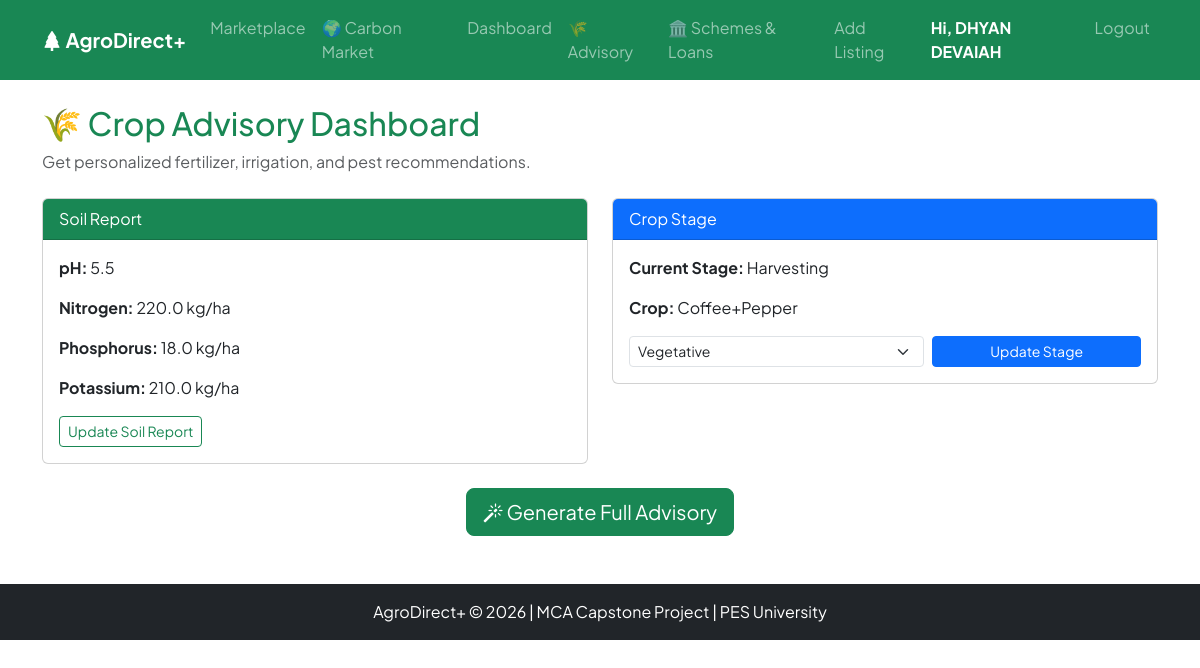
The page /advisory (signed in) on the database its author committed.
### models.py (models this page shows)
class User(UserMixin, db.Model):
    __tablename__ = 'users'
    id = db.Column(db.Integer, primary_key=True)
    email = db.Column(db.String(120), unique=True, nullable=False)
    password = db.Column(db.String(200), nullable=False)
    role = db.Column(db.String(20), nullable=False)  # 'farmer', 'buyer', 'admin'
    name = db.Column(db.String(100), nullable=False)
    phone = db.Column(db.String(15))
    state = db.Column(db.String(50))
    district = db.Column(db.String(50))
    language = db.Column(db.String(20), default='English')
    created_at = db.Column(db.DateTime, default=datetime.utcnow)
    land_size_acres = db.Column(db.Float)
    crop_type = db.Column(db.String(50))
    years_experience = db.Column(db.Integer)
    tree_count = db.Column(db.Integer)
    shade_percentage = db.Column(db.Float)
    company_name = db.Column(db.String(150))
    gst_number = db.Column(db.String(20))
    buyer_type = db.Column(db.String(50))
    is_verified = db.Column(db.Boolean, default=False)

class SoilReport(db.Model):
    __tablename__ = 'soil_reports'
    id = db.Column(db.Integer, primary_key=True)
    farmer_id = db.Column(db.Integer, db.ForeignKey('users.id'), nullable=False)
    soil_ph = db.Column(db.Float)
    organic_carbon_pct = db.Column(db.Float)
    nitrogen_kg_ha = db.Column(db.Float)
    phosphorus_kg_ha = db.Column(db.Float)
    potassium_kg_ha = db.Column(db.Float)
    zinc_ppm = db.Column(db.Float)
    boron_ppm = db.Column(db.Float)
    test_date = db.Column(db.Date)
    created_at = db.Column(db.DateTime, default=datetime.utcnow)
    farmer = db.relationship('User', backref='soil_reports')

class CropStage(db.Model):
    __tablename__ = 'crop_stages'
    id = db.Column(db.Integer, primary_key=True)
    farmer_id = db.Column(db.Integer, db.ForeignKey('users.id'), nullable=False)
    crop_type = db.Column(db.String(50))
    current_stage = db.Column(db.String(50))  # flowering, fruiting, harvesting, vegetative
    stage_start_date = db.Column(db.Date)
    notes = db.Column(db.Text)
    created_at = db.Column(db.DateTime, default=datetime.utcnow)
    farmer = db.relationship('User', backref='crop_stages')

### app.py (the view)
@app.route('/advisory', methods=['GET', 'POST'])
@login_required
def advisory_dashboard():
    if current_user.role != 'farmer':
        return redirect(url_for('index'))
    soil = SoilReport.query.filter_by(farmer_id=current_user.id)\
                           .order_by(SoilReport.created_at.desc()).first()
    stage = CropStage.query.filter_by(farmer_id=current_user.id)\
                           .order_by(CropStage.created_at.desc()).first()
    return render_template('advisory_dashboard.html', soil=soil, stage=stage)

### app.py (called while the page is built)
@login_manager.user_loader
def load_user(user_id):
    return User.query.get(int(user_id))

### templates/advisory_dashboard.html (shortened to what this page needs)
{% extends "base.html" %}
{% block content %}
<h2 class="text-success">🌾 Crop Advisory Dashboard</h2>
<p class="text-muted">Get personalized fertilizer, irrigation, and pest recommendations.</p>
<div class="row mt-4">
    <div class="col-md-6">
        <div class="card">
            <div class="card-header bg-success text-white">Soil Report</div>
            <div class="card-body">
                {% if soil %}
                    <p><strong>pH:</strong> {{ soil.soil_ph }}</p>
                    <p><strong>Nitrogen:</strong> {{ soil.nitrogen_kg_ha }} kg/ha</p>
                    <p><strong>Phosphorus:</strong> {{ soil.phosphorus_kg_ha }} kg/ha</p>
                    <p><strong>Potassium:</strong> {{ soil.potassium_kg_ha }} kg/ha</p>
                    <a href="{{ url_for('soil_input') }}" class="btn btn-sm btn-outline-success">Update Soil Report</a>
                {% else %}
                    <p class="text-muted">No soil report found.</p>
                    <a href="{{ url_for('soil_input') }}" class="btn btn-success">Add Soil Report</a>
                {% endif %}
            </div>
        </div>
    </div>
    <div class="col-md-6">
        <div class="card">
            <div class="card-header bg-primary text-white">Crop Stage</div>
            <div class="card-body">
                {% if stage %}
                    <p><strong>Current Stage:</strong> {{ stage.current_stage|capitalize }}</p>
                    <p><strong>Crop:</strong> {{ stage.crop_type }}</p>
                {% else %}
                    <p class="text-muted">Crop stage not set.</p>
                {% endif %}
                <form method="POST" action="{{ url_for('set_crop_stage') }}" class="mt-2">
                    <div class="row g-2">
                        <div class="col-md-7">
                            <select name="current_stage" class="form-select form-select-sm" required>
                                <option value="vegetative">Vegetative</option>
                            </select>
                        </div>
                        <div class="col-md-5">
                            <button type="submit" class="btn btn-sm btn-primary w-100">Update Stage</button>
                        </div>
                    </div>
                </form>
            </div>
        </div>
    </div>
</div>
<div class="text-center mt-4">
    <a href="{{ url_for('generate_advisory') }}" class="btn btn-success btn-lg">
        <i class="bi bi-magic"></i> Generate Full Advisory
    </a>
</div>
{% endblock %}

### templates/base.html (shortened to what this page needs)
<!DOCTYPE html>
<html lang="en">
<head>
    <link href="https://cdn.jsdelivr.net/npm/bootstrap@5.3.0/dist/css/bootstrap.min.css" rel="stylesheet">
    <link rel="stylesheet" href="https://cdn.jsdelivr.net/npm/bootstrap-icons@1.11.0/font/bootstrap-icons.css">
    <link rel="stylesheet" href="{{ url_for('static', filename='css/style.css') }}">
</head>
<body>
    <nav class="navbar navbar-expand-lg navbar-dark bg-success">
        <div class="container">
            <a class="navbar-brand fw-bold" href="{{ url_for('index') }}">
                <i class="bi bi-tree-fill"></i> AgroDirect+
            </a>
            <div class="collapse navbar-collapse" id="navMenu">
                <ul class="navbar-nav ms-auto">
                    {% if current_user.is_authenticated %}
                        <li class="nav-item"><a class="nav-link" href="{{ url_for('marketplace') }}">Marketplace</a></li>
                        <li class="nav-item"><a class="nav-link" href="{{ url_for('carbon_marketplace') }}">🌍 Carbon Market</a></li>
                        {% if current_user.role == 'farmer' %}
                            <li class="nav-item"><a class="nav-link" href="{{ url_for('farmer_dashboard') }}">Dashboard</a></li>
                            <li class="nav-item"><a class="nav-link" href="{{ url_for('advisory_dashboard') }}">🌾 Advisory</a></li>
                            <li class="nav-item"><a class="nav-link" href="{{ url_for('schemes_dashboard') }}">🏛️ Schemes & Loans</a></li>
                            <li class="nav-item"><a class="nav-link" href="{{ url_for('add_listing') }}">Add Listing</a></li>
                        {% elif current_user.role == 'buyer' %}
                            <li class="nav-item"><a class="nav-link" href="{{ url_for('buyer_dashboard') }}">Dashboard</a></li>
                        {% elif current_user.role == 'admin' %}
                            <li class="nav-item"><a class="nav-link" href="{{ url_for('admin_dashboard') }}">Admin Panel</a></li>
                        {% endif %}
                        <li class="nav-item"><span class="nav-link text-white fw-bold">Hi, {{ current_user.name }}</span></li>
                        <li class="nav-item"><a class="nav-link" href="{{ url_for('logout') }}">Logout</a></li>
                    {% endif %}
                </ul>
            </div>
        </div>
    </nav>
    <div class="container mt-4">
        {% block content %}{% endblock %}
    </div>
    <footer class="bg-dark text-white text-center py-3 mt-5">
        <p class="mb-0">AgroDirect+ &copy; 2026 | MCA Capstone Project | PES University</p>
    </footer>
</body>
</html>

### static/css/style.css (style rules this page uses)
:root { --primary-green: #198754; --dark-green: #0f5132; --deep-bg: #0a1f14; --text-dark: #1e293b; --text-muted: #64748b; }
body { font-family: 'Plus Jakarta Sans', sans-serif; background-color: #ffffff; color: var(--text-dark); overflow-x: hidden; }

### rows shown on the page
User: name "DHYAN DEVAIAH"
SoilReport: soil_ph "5.5", nitrogen_kg_ha "220.0", phosphorus_kg_ha "18.0", potassium_kg_ha "210.0"
CropStage: current_stage "Harvesting", crop_type "Coffee+Pepper"
